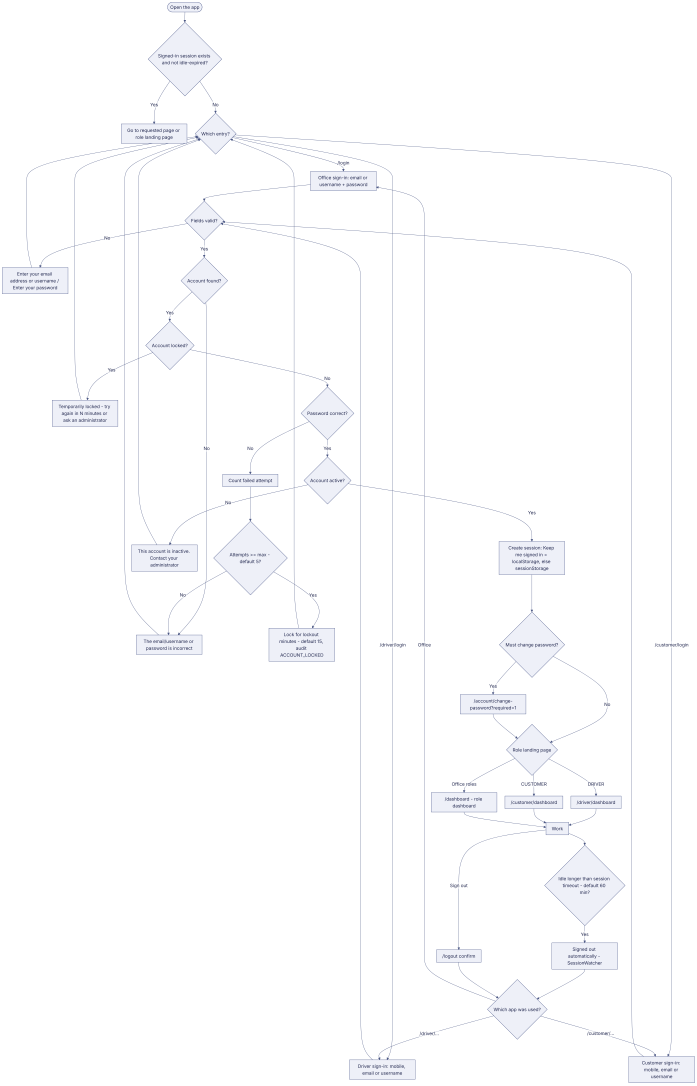
#> input picture docs/workflow/build/out/mm/05f11410980b.png, 4878 x 7596 px, given in place of 05f11410980b.png.png, which was not available (shown at 1/7 size)
$ python -i build_html.py   (imports and definitions only)
#> lines starting #> are read from the running program, lines starting #| are printed output that depends on the picture
"""Build the consolidated HTML editions (screen + print) from out/combined.md."""
import re, os, json, base64, subprocess, html, datetime
from PIL import Image
HERE = os.path.dirname(os.path.abspath(__file__)); OUT = os.path.join(HERE, 'out')
# [1 line not run here, left out]
VERSION = '1.0'; DATE = datetime.date.today().strftime('%d %B %Y')
TITLE = 'Bellomassi — Complete Application Workflow Documentation'
# [2 lines not run here, left out]
CONTENT_W = 680      # CSS px usable width on A4 with 15 mm margins
MAX_H = 900          # CSS px max slice height on one printed page
# [1 line not run here, left out]

def slices(h):
    """Cut a tall diagram PNG at near-white rows so each part fits one printed page."""
#> called with h = 'out/mm/05f11410980b.png'
    im = Image.open(os.path.join(OUT, 'mm', h + '.png')).convert('RGB')
#> im is the input picture: PIL image 4878x7596 RGB; mean R, G, B 252.3, 252.5, 253.3
    W, H = im.size; w1 = W / 2
#> after `W, H = im.size`: W = 4878; H = 7596
#> after `w1 = W / 2`: w1 = 2439
    s = min(1.0, CONTENT_W / w1); disp_w = w1 * s
#> after `s = min(1.0, CONTENT_W / w1)`: s = 0.279
#> after `disp_w = w1 * s`: disp_w = 680
    max_px = int(MAX_H / s * 2)       # rows (2x png) per slice
#> max_px = 6456
    if H <= max_px: return [(os.path.join('mm', h + '.png'), disp_w, H / 2 * s)]
    gray = im.convert('L'); px = gray.load()
    def blank(y):
        step = max(1, W // 400)
        return all(px[x, y] > 245 for x in range(0, W, step))
    cuts = [0]; y0 = 0
    while H - y0 > max_px:
        target = y0 + max_px; y = target
        while y > y0 + max_px * 0.55 and not blank(y): y -= 2
        if y <= y0 + max_px * 0.55: y = target
        cuts.append(y); y0 = y
#> this loop made 1 pass
    cuts.append(H)
    out = []
    for i in range(len(cuts) - 1):
        p = os.path.join('slices', f'{h}-{i}.png')
        im.crop((0, cuts[i], W, cuts[i + 1])).save(os.path.join(OUT, p))
        out.append((p, disp_w, (cuts[i + 1] - cuts[i]) / 2 * s))
#> this loop made 2 passes
#> pass 1, in slices, `im.crop((0, cuts[i], W, cuts[i + 1])).save(os.path.join(OUT, p))`:
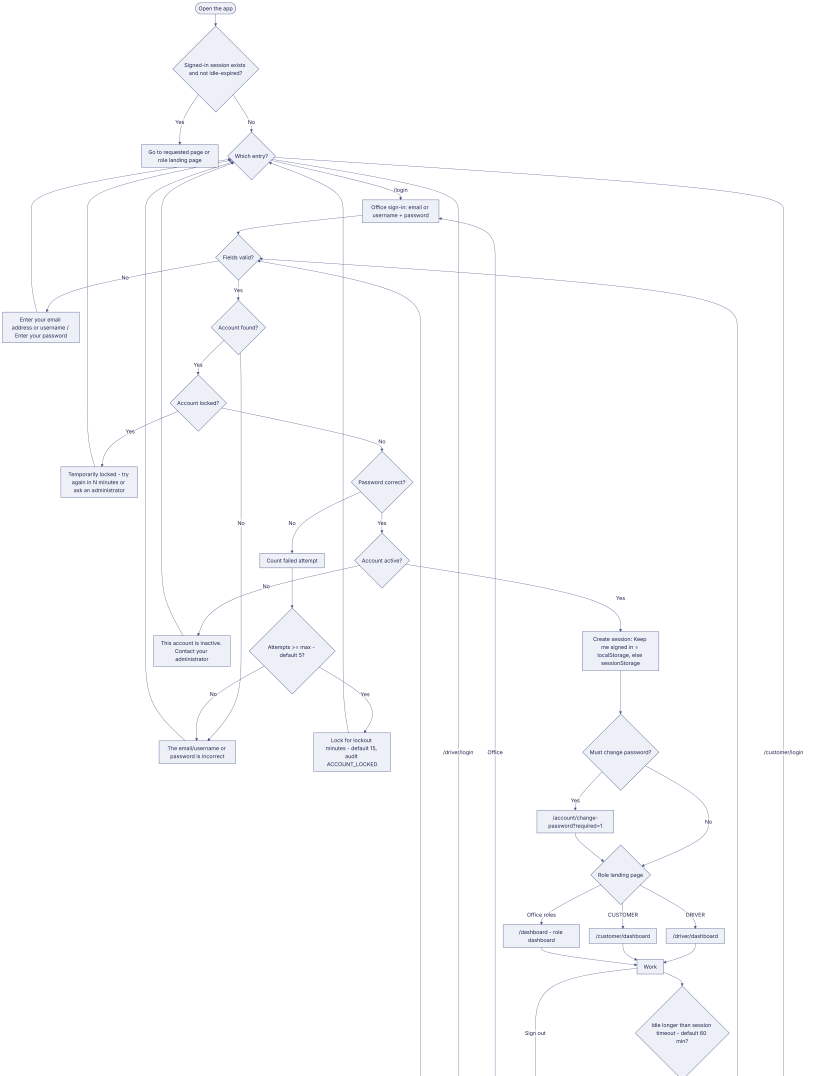
#> saved as 05f11410980b.png-0.png: PIL image 4878x6456 RGB (shown at 1/6 size); mean R, G, B 252.2, 252.4, 253.3
#> pass 2, in slices, `im.crop((0, cuts[i], W, cuts[i + 1])).save(os.path.join(OUT, p))`:
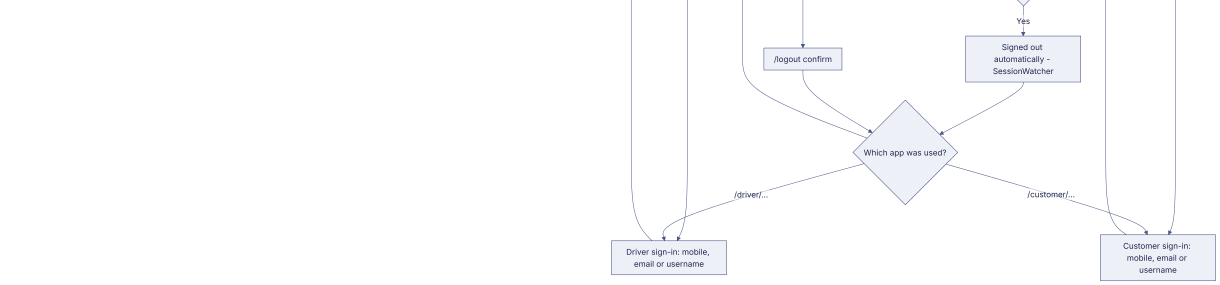
#> saved as 05f11410980b.png-1.png: PIL image 4878x1140 RGB (shown at 1/4 size); mean R, G, B 252.3, 252.5, 253.4
    return out

# [42 lines left out: functions diagram_screen, diagram_print, to_html, not called in this run]

# [1 line not run here, left out]

# [20 lines left out: functions cover, toc_html, not called in this run]

def page(inner, cls):
    return f'<!doctype html><html lang="en"><head><meta charset="utf-8"><meta name="viewport" content="width=device-width, initial-scale=1"><title>Bellomassi Workflow Documentation</title><style>{CSS}</style></head><body class="{cls}">{inner}</body></html>'

def write_toc(pages):
    toc = json.load(open(os.path.join(OUT, 'toc.json')))
    open(os.path.join(OUT, 'print-toc.html'), 'w').write(page(toc_html(toc, pages), 'print'))

# [9 lines not run here, left out]

>>> result = slices('out/mm/05f11410980b.png')

$ run again, on docs/workflow/build/out/mm/24a7bf897b31.png
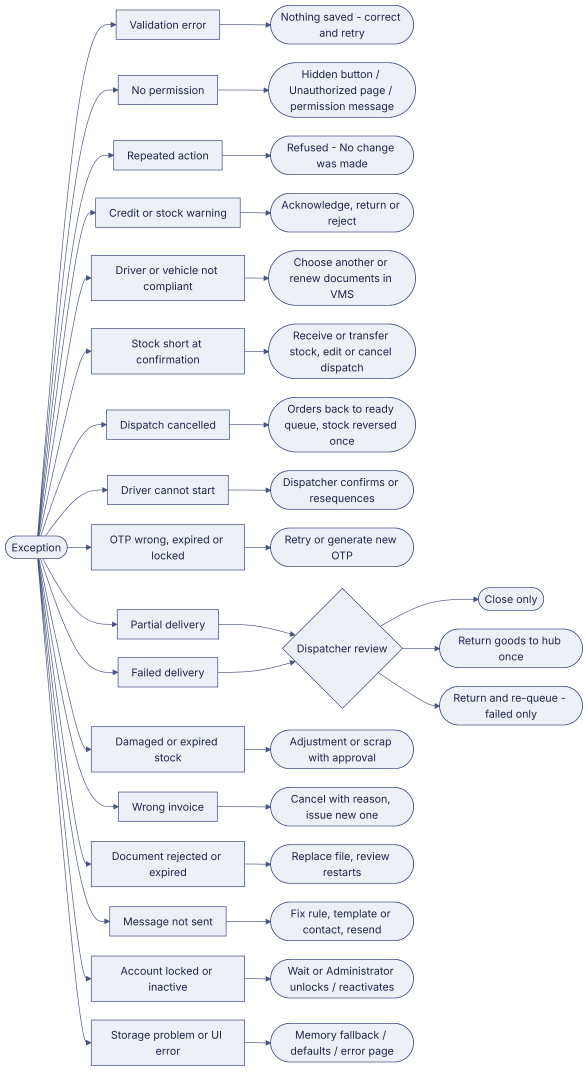
#> input picture docs/workflow/build/out/mm/24a7bf897b31.png, 1764 x 3214 px, given in place of 24a7bf897b31.png.png, which was not available (shown at 1/3 size)
#> in slices, im is the input picture: PIL image 1764x3214 RGB; mean R, G, B 242.4, 243.4, 247.3
#> the loop in slices, `while H - y0 > max_px:` made 1 pass
#> y0 on pass 1: 2334
#> after the loop in slices, `while H - y0 > max_px:`: cuts = [0, 2334]
#> the loop in slices, `for i in range(len(cuts) - 1):` made 2 passes
#> pass 1, in slices, `im.crop((0, cuts[i], W, cuts[i + 1])).save(os.path.join(OUT, p))`:
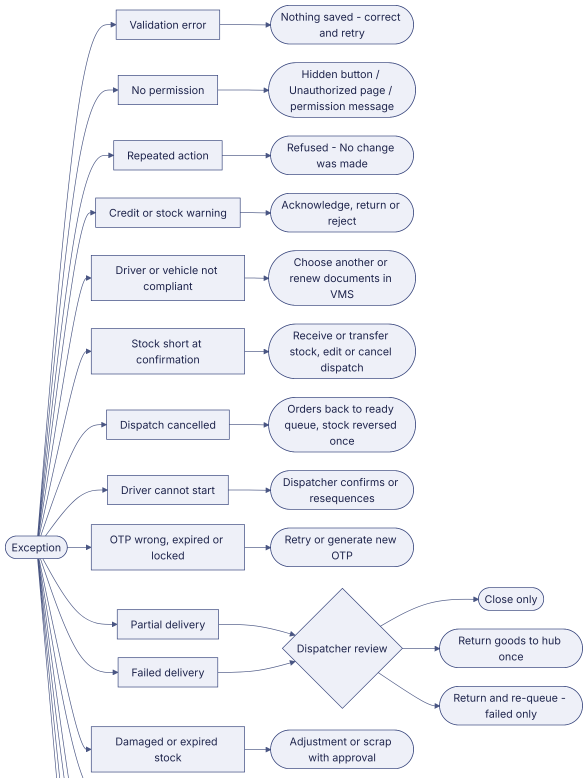
#> saved as 24a7bf897b31.png-0.png: PIL image 1764x2334 RGB (shown at 1/3 size); mean R, G, B 242.4, 243.4, 247.3
#> pass 2, in slices, `im.crop((0, cuts[i], W, cuts[i + 1])).save(os.path.join(OUT, p))`:
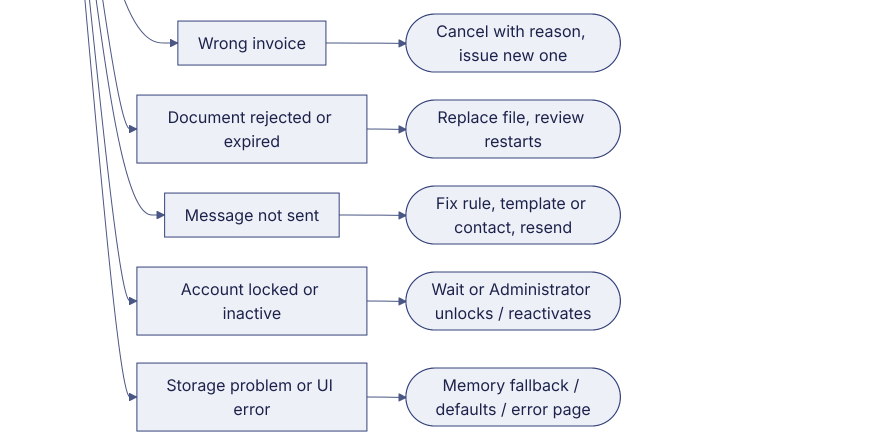
#> saved as 24a7bf897b31.png-1.png: PIL image 1764x880 RGB (shown at 1/2 size); mean R, G, B 242.5, 243.4, 247.3
#> after the loop in slices, `for i in range(len(cuts) - 1):`: out = [('slices/out/mm/24a7bf897b31.png-0.png', 680, 899.7), ('slices/out/mm/24a7bf897b31.png-1.png', 680, 339.2)]
#> result has the same summary as out in slices
